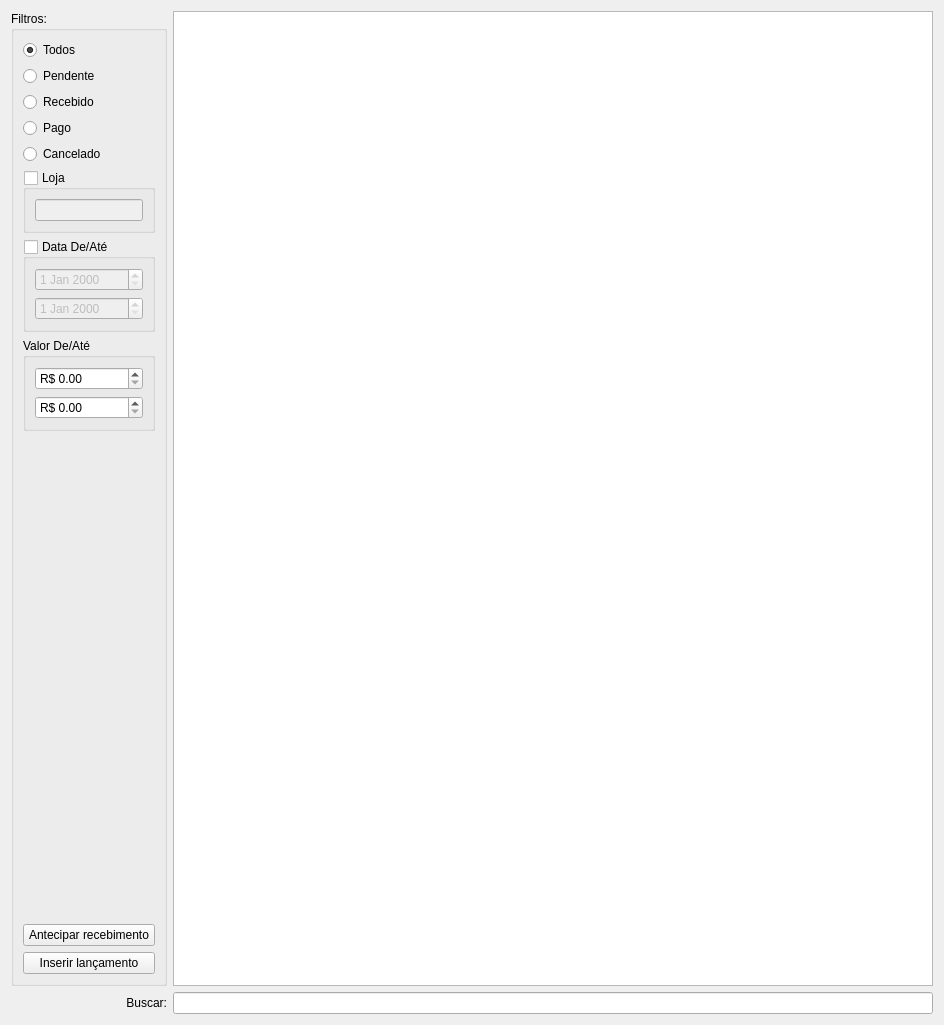
<?xml version="1.0" encoding="UTF-8"?>
<ui version="4.0">
 <class>WidgetPagamento</class>
 <widget class="QWidget" name="WidgetPagamento">
  <property name="geometry">
   <rect>
    <x>0</x>
    <y>0</y>
    <width>944</width>
    <height>1025</height>
   </rect>
  </property>
  <property name="windowTitle">
   <string>Form</string>
  </property>
  <layout class="QGridLayout" name="gridLayout">
   <item row="0" column="1">
    <widget class="TableView" name="table">
     <property name="mouseTracking">
      <bool>true</bool>
     </property>
     <property name="editTriggers">
      <set>QAbstractItemView::NoEditTriggers</set>
     </property>
     <property name="alternatingRowColors">
      <bool>true</bool>
     </property>
     <property name="selectionMode">
      <enum>QAbstractItemView::SingleSelection</enum>
     </property>
     <property name="selectionBehavior">
      <enum>QAbstractItemView::SelectRows</enum>
     </property>
     <property name="sortingEnabled">
      <bool>true</bool>
     </property>
     <attribute name="horizontalHeaderCascadingSectionResizes">
      <bool>true</bool>
     </attribute>
     <attribute name="horizontalHeaderStretchLastSection">
      <bool>false</bool>
     </attribute>
    </widget>
   </item>
   <item row="1" column="0">
    <widget class="QLabel" name="labelContasReceberBuscar">
     <property name="enabled">
      <bool>true</bool>
     </property>
     <property name="text">
      <string>Buscar:</string>
     </property>
     <property name="alignment">
      <set>Qt::AlignRight|Qt::AlignTrailing|Qt::AlignVCenter</set>
     </property>
    </widget>
   </item>
   <item row="1" column="1">
    <widget class="QLineEdit" name="lineEditBusca">
     <property name="enabled">
      <bool>true</bool>
     </property>
    </widget>
   </item>
   <item row="0" column="0">
    <widget class="QGroupBox" name="groupBoxFiltros">
     <property name="enabled">
      <bool>true</bool>
     </property>
     <property name="title">
      <string>Filtros:</string>
     </property>
     <layout class="QGridLayout" name="gridLayout_12">
      <item row="12" column="0">
       <spacer name="verticalSpacer_5">
        <property name="orientation">
         <enum>Qt::Vertical</enum>
        </property>
        <property name="sizeHint" stdset="0">
         <size>
          <width>20</width>
          <height>290</height>
         </size>
        </property>
       </spacer>
      </item>
      <item row="14" column="0">
       <widget class="QPushButton" name="pushButtonInserirLancamento">
        <property name="enabled">
         <bool>true</bool>
        </property>
        <property name="text">
         <string>Inserir lançamento</string>
        </property>
       </widget>
      </item>
      <item row="0" column="0">
       <widget class="QRadioButton" name="radioButtonTodos">
        <property name="enabled">
         <bool>true</bool>
        </property>
        <property name="text">
         <string>Todos</string>
        </property>
        <property name="checked">
         <bool>true</bool>
        </property>
       </widget>
      </item>
      <item row="6" column="0">
       <widget class="QRadioButton" name="radioButtonCancelado">
        <property name="enabled">
         <bool>true</bool>
        </property>
        <property name="text">
         <string>Cancelado</string>
        </property>
       </widget>
      </item>
      <item row="13" column="0">
       <widget class="QPushButton" name="pushButtonAdiantarRecebimento">
        <property name="enabled">
         <bool>true</bool>
        </property>
        <property name="text">
         <string>Antecipar recebimento</string>
        </property>
       </widget>
      </item>
      <item row="4" column="0">
       <widget class="QRadioButton" name="radioButtonRecebido">
        <property name="enabled">
         <bool>true</bool>
        </property>
        <property name="text">
         <string>Recebido</string>
        </property>
       </widget>
      </item>
      <item row="1" column="0">
       <widget class="QRadioButton" name="radioButtonPendente">
        <property name="enabled">
         <bool>true</bool>
        </property>
        <property name="text">
         <string>Pendente</string>
        </property>
       </widget>
      </item>
      <item row="5" column="0">
       <widget class="QRadioButton" name="radioButtonPago">
        <property name="enabled">
         <bool>true</bool>
        </property>
        <property name="text">
         <string>Pago</string>
        </property>
       </widget>
      </item>
      <item row="10" column="0">
       <widget class="QGroupBox" name="groupBox">
        <property name="title">
         <string>Valor De/Até</string>
        </property>
        <layout class="QGridLayout" name="gridLayout_5">
         <item row="0" column="0">
          <widget class="QDoubleSpinBox" name="doubleSpinBoxDe">
           <property name="prefix">
            <string>R$ </string>
           </property>
           <property name="maximum">
            <double>99999.990000000005239</double>
           </property>
          </widget>
         </item>
         <item row="1" column="0">
          <widget class="QDoubleSpinBox" name="doubleSpinBoxAte">
           <property name="prefix">
            <string>R$ </string>
           </property>
           <property name="maximum">
            <double>99999.990000000005239</double>
           </property>
          </widget>
         </item>
        </layout>
       </widget>
      </item>
      <item row="8" column="0">
       <widget class="QGroupBox" name="groupBoxLojas">
        <property name="enabled">
         <bool>true</bool>
        </property>
        <property name="title">
         <string>Loja</string>
        </property>
        <property name="checkable">
         <bool>true</bool>
        </property>
        <property name="checked">
         <bool>false</bool>
        </property>
        <layout class="QGridLayout" name="gridLayout_2">
         <item row="0" column="0">
          <widget class="ItemBox" name="itemBoxLojas">
           <property name="sizePolicy">
            <sizepolicy hsizetype="Maximum" vsizetype="Fixed">
             <horstretch>0</horstretch>
             <verstretch>0</verstretch>
            </sizepolicy>
           </property>
          </widget>
         </item>
        </layout>
       </widget>
      </item>
      <item row="9" column="0">
       <widget class="QGroupBox" name="groupBoxData">
        <property name="enabled">
         <bool>true</bool>
        </property>
        <property name="title">
         <string>Data De/Até</string>
        </property>
        <property name="checkable">
         <bool>true</bool>
        </property>
        <property name="checked">
         <bool>false</bool>
        </property>
        <layout class="QGridLayout" name="gridLayout_4">
         <item row="1" column="0">
          <widget class="QDateEdit" name="dateEditDe">
           <property name="enabled">
            <bool>false</bool>
           </property>
          </widget>
         </item>
         <item row="2" column="0">
          <widget class="QDateEdit" name="dateEditAte">
           <property name="enabled">
            <bool>false</bool>
           </property>
          </widget>
         </item>
        </layout>
       </widget>
      </item>
     </layout>
    </widget>
   </item>
  </layout>
 </widget>
 <customwidgets>
  <customwidget>
   <class>TableView</class>
   <extends>QTableView</extends>
   <header>src/tableview.h</header>
  </customwidget>
  <customwidget>
   <class>ItemBox</class>
   <extends>QLineEdit</extends>
   <header>src/itembox.h</header>
  </customwidget>
 </customwidgets>
 <resources/>
 <connections/>
</ui>
